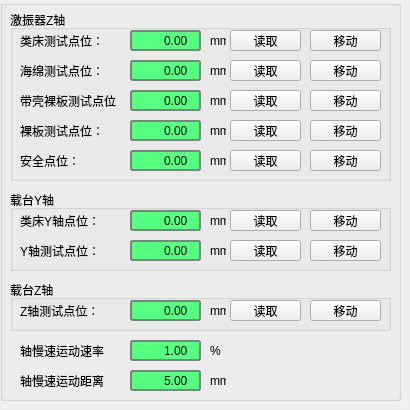
   <widget class="QWidget" name="platform">
    <attribute name="title">
     <string>传感器载台机构</string>
    </attribute>
    <widget class="QGroupBox" name="groupBox_3">
     <property name="geometry">
      <rect>
       <x>0</x>
       <y>0</y>
       <width>401</width>
       <height>401</height>
      </rect>
     </property>
     <property name="title">
      <string/>
     </property>
     <widget class="QGroupBox" name="groupBox_4">
      <property name="geometry">
       <rect>
        <x>10</x>
        <y>10</y>
        <width>381</width>
        <height>171</height>
       </rect>
      </property>
      <property name="title">
       <string>激振器Z轴</string>
      </property>
      <widget class="QDoubleSpinBox" name="pos_bed">
       <property name="geometry">
        <rect>
         <x>120</x>
         <y>20</y>
         <width>71</width>
         <height>21</height>
        </rect>
       </property>
       <property name="styleSheet">
        <string notr="true">QDoubleSpinBox {
    border: 2px solid gray;
    border-radius: 3px;
    padding: 0 8px;
    background: rgb(85, 255, 127);
    selection-background-color: darkgray;
}
</string>
       </property>
       <property name="alignment">
        <set>Qt::AlignRight|Qt::AlignTrailing|Qt::AlignVCenter</set>
       </property>
       <property name="buttonSymbols">
        <enum>QAbstractSpinBox::NoButtons</enum>
       </property>
       <property name="minimum">
        <double>-1000.000000000000000</double>
       </property>
       <property name="maximum">
        <double>1000.000000000000000</double>
       </property>
      </widget>
      <widget class="QLabel" name="label">
       <property name="geometry">
        <rect>
         <x>10</x>
         <y>20</y>
         <width>101</width>
         <height>21</height>
        </rect>
       </property>
       <property name="text">
        <string>类床测试点位：</string>
       </property>
      </widget>
      <widget class="QLabel" name="label_2">
       <property name="geometry">
        <rect>
         <x>200</x>
         <y>20</y>
         <width>16</width>
         <height>21</height>
        </rect>
       </property>
       <property name="text">
        <string>mm</string>
       </property>
      </widget>
      <widget class="QPushButton" name="read_pos_bed">
       <property name="geometry">
        <rect>
         <x>220</x>
         <y>20</y>
         <width>71</width>
         <height>21</height>
        </rect>
       </property>
       <property name="styleSheet">
        <string notr="true">QPushButton {    
    border-radius: 7.5px;
    background-color: #00bcd4;
	font: 75 9pt &quot;黑体&quot;;
	color: white;
}

QPushButton:hover{
	background-color: #03a9f4;
	color: white;
}

QPushButton:pressed{
	background-color: #2196f3;
    border-style: inset;
}2196f3</string>
       </property>
       <property name="text">
        <string>读取</string>
       </property>
      </widget>
      <widget class="QPushButton" name="move_pos_bed">
       <property name="geometry">
        <rect>
         <x>300</x>
         <y>20</y>
         <width>71</width>
         <height>21</height>
        </rect>
       </property>
       <property name="styleSheet">
        <string notr="true">QPushButton {    
    border-radius: 7.5px;
    background-color: #00bcd4;
	font: 75 9pt &quot;黑体&quot;;
	color: white;
}

QPushButton:hover{
	background-color: #03a9f4;
	color: white;
}

QPushButton:pressed{
	background-color: #2196f3;
    border-style: inset;
}2196f3</string>
       </property>
       <property name="text">
        <string>移动</string>
       </property>
      </widget>
      <widget class="QPushButton" name="read_pos_sponge">
       <property name="geometry">
        <rect>
         <x>220</x>
         <y>50</y>
         <width>71</width>
         <height>21</height>
        </rect>
       </property>
       <property name="styleSheet">
        <string notr="true">QPushButton {    
    border-radius: 7.5px;
    background-color: #00bcd4;
	font: 75 9pt &quot;黑体&quot;;
	color: white;
}

QPushButton:hover{
	background-color: #03a9f4;
	color: white;
}

QPushButton:pressed{
	background-color: #2196f3;
    border-style: inset;
}2196f3</string>
       </property>
       <property name="text">
        <string>读取</string>
       </property>
      </widget>
      <widget class="QPushButton" name="move_pos_sponge">
       <property name="geometry">
        <rect>
         <x>300</x>
         <y>50</y>
         <width>71</width>
         <height>21</height>
        </rect>
       </property>
       <property name="styleSheet">
        <string notr="true">QPushButton {    
    border-radius: 7.5px;
    background-color: #00bcd4;
	font: 75 9pt &quot;黑体&quot;;
	color: white;
}

QPushButton:hover{
	background-color: #03a9f4;
	color: white;
}

QPushButton:pressed{
	background-color: #2196f3;
    border-style: inset;
}2196f3</string>
       </property>
       <property name="text">
        <string>移动</string>
       </property>
      </widget>
      <widget class="QLabel" name="label_29">
       <property name="geometry">
        <rect>
         <x>10</x>
         <y>50</y>
         <width>101</width>
         <height>21</height>
        </rect>
       </property>
       <property name="text">
        <string>海绵测试点位：</string>
       </property>
      </widget>
      <widget class="QDoubleSpinBox" name="pos_sponge">
       <property name="geometry">
        <rect>
         <x>120</x>
         <y>50</y>
         <width>71</width>
         <height>21</height>
        </rect>
       </property>
       <property name="styleSheet">
        <string notr="true">QDoubleSpinBox {
    border: 2px solid gray;
    border-radius: 3px;
    padding: 0 8px;
    background: rgb(85, 255, 127);
    selection-background-color: darkgray;
}
</string>
       </property>
       <property name="alignment">
        <set>Qt::AlignRight|Qt::AlignTrailing|Qt::AlignVCenter</set>
       </property>
       <property name="buttonSymbols">
        <enum>QAbstractSpinBox::NoButtons</enum>
       </property>
       <property name="minimum">
        <double>-1000.000000000000000</double>
       </property>
       <property name="maximum">
        <double>1000.000000000000000</double>
       </property>
      </widget>
      <widget class="QLabel" name="label_39">
       <property name="geometry">
        <rect>
         <x>200</x>
         <y>50</y>
         <width>16</width>
         <height>21</height>
        </rect>
       </property>
       <property name="text">
        <string>mm</string>
       </property>
      </widget>
      <widget class="QPushButton" name="read_pos_shell">
       <property name="geometry">
        <rect>
         <x>220</x>
         <y>80</y>
         <width>71</width>
         <height>21</height>
        </rect>
       </property>
       <property name="styleSheet">
        <string notr="true">QPushButton {    
    border-radius: 7.5px;
    background-color: #00bcd4;
	font: 75 9pt &quot;黑体&quot;;
	color: white;
}

QPushButton:hover{
	background-color: #03a9f4;
	color: white;
}

QPushButton:pressed{
	background-color: #2196f3;
    border-style: inset;
}2196f3</string>
       </property>
       <property name="text">
        <string>读取</string>
       </property>
      </widget>
      <widget class="QPushButton" name="move_pos_shell">
       <property name="geometry">
        <rect>
         <x>300</x>
         <y>80</y>
         <width>71</width>
         <height>21</height>
        </rect>
       </property>
       <property name="styleSheet">
        <string notr="true">QPushButton {    
    border-radius: 7.5px;
    background-color: #00bcd4;
	font: 75 9pt &quot;黑体&quot;;
	color: white;
}

QPushButton:hover{
	background-color: #03a9f4;
	color: white;
}

QPushButton:pressed{
	background-color: #2196f3;
    border-style: inset;
}2196f3</string>
       </property>
       <property name="text">
        <string>移动</string>
       </property>
      </widget>
      <widget class="QLabel" name="label_64">
       <property name="geometry">
        <rect>
         <x>10</x>
         <y>80</y>
         <width>101</width>
         <height>21</height>
        </rect>
       </property>
       <property name="text">
        <string>带壳裸板测试点位：</string>
       </property>
      </widget>
      <widget class="QDoubleSpinBox" name="pos_shell">
       <property name="geometry">
        <rect>
         <x>120</x>
         <y>80</y>
         <width>71</width>
         <height>21</height>
        </rect>
       </property>
       <property name="styleSheet">
        <string notr="true">QDoubleSpinBox {
    border: 2px solid gray;
    border-radius: 3px;
    padding: 0 8px;
    background: rgb(85, 255, 127);
    selection-background-color: darkgray;
}
</string>
       </property>
       <property name="alignment">
        <set>Qt::AlignRight|Qt::AlignTrailing|Qt::AlignVCenter</set>
       </property>
       <property name="buttonSymbols">
        <enum>QAbstractSpinBox::NoButtons</enum>
       </property>
       <property name="minimum">
        <double>-1000.000000000000000</double>
       </property>
       <property name="maximum">
        <double>1000.000000000000000</double>
       </property>
      </widget>
      <widget class="QLabel" name="label_65">
       <property name="geometry">
        <rect>
         <x>200</x>
         <y>80</y>
         <width>16</width>
         <height>21</height>
        </rect>
       </property>
       <property name="text">
        <string>mm</string>
       </property>
      </widget>
      <widget class="QPushButton" name="read_pos_bare">
       <property name="geometry">
        <rect>
         <x>220</x>
         <y>110</y>
         <width>71</width>
         <height>21</height>
        </rect>
       </property>
       <property name="styleSheet">
        <string notr="true">QPushButton {    
    border-radius: 7.5px;
    background-color: #00bcd4;
	font: 75 9pt &quot;黑体&quot;;
	color: white;
}

QPushButton:hover{
	background-color: #03a9f4;
	color: white;
}

QPushButton:pressed{
	background-color: #2196f3;
    border-style: inset;
}2196f3</string>
       </property>
       <property name="text">
        <string>读取</string>
       </property>
      </widget>
      <widget class="QPushButton" name="move_pos_bare">
       <property name="geometry">
        <rect>
         <x>300</x>
         <y>110</y>
         <width>71</width>
         <height>21</height>
        </rect>
       </property>
       <property name="styleSheet">
        <string notr="true">QPushButton {    
    border-radius: 7.5px;
    background-color: #00bcd4;
	font: 75 9pt &quot;黑体&quot;;
	color: white;
}

QPushButton:hover{
	background-color: #03a9f4;
	color: white;
}

QPushButton:pressed{
	background-color: #2196f3;
    border-style: inset;
}2196f3</string>
       </property>
       <property name="text">
        <string>移动</string>
       </property>
      </widget>
      <widget class="QLabel" name="label_66">
       <property name="geometry">
        <rect>
         <x>10</x>
         <y>110</y>
         <width>101</width>
         <height>21</height>
        </rect>
       </property>
       <property name="text">
        <string>裸板测试点位：</string>
       </property>
      </widget>
      <widget class="QDoubleSpinBox" name="pos_bare">
       <property name="geometry">
        <rect>
         <x>120</x>
         <y>110</y>
         <width>71</width>
         <height>21</height>
        </rect>
       </property>
       <property name="styleSheet">
        <string notr="true">QDoubleSpinBox {
    border: 2px solid gray;
    border-radius: 3px;
    padding: 0 8px;
    background: rgb(85, 255, 127);
    selection-background-color: darkgray;
}
</string>
       </property>
       <property name="alignment">
        <set>Qt::AlignRight|Qt::AlignTrailing|Qt::AlignVCenter</set>
       </property>
       <property name="buttonSymbols">
        <enum>QAbstractSpinBox::NoButtons</enum>
       </property>
       <property name="minimum">
        <double>-1000.000000000000000</double>
       </property>
       <property name="maximum">
        <double>1000.000000000000000</double>
       </property>
      </widget>
      <widget class="QLabel" name="label_67">
       <property name="geometry">
        <rect>
         <x>200</x>
         <y>110</y>
         <width>16</width>
         <height>21</height>
        </rect>
       </property>
       <property name="text">
        <string>mm</string>
       </property>
      </widget>
      <widget class="QDoubleSpinBox" name="pos_safe">
       <property name="geometry">
        <rect>
         <x>120</x>
         <y>140</y>
         <width>71</width>
         <height>21</height>
        </rect>
       </property>
       <property name="styleSheet">
        <string notr="true">QDoubleSpinBox {
    border: 2px solid gray;
    border-radius: 3px;
    padding: 0 8px;
    background: rgb(85, 255, 127);
    selection-background-color: darkgray;
}
</string>
       </property>
       <property name="alignment">
        <set>Qt::AlignRight|Qt::AlignTrailing|Qt::AlignVCenter</set>
       </property>
       <property name="buttonSymbols">
        <enum>QAbstractSpinBox::NoButtons</enum>
       </property>
       <property name="minimum">
        <double>-1000.000000000000000</double>
       </property>
       <property name="maximum">
        <double>1000.000000000000000</double>
       </property>
      </widget>
      <widget class="QPushButton" name="move_safe">
       <property name="geometry">
        <rect>
         <x>300</x>
         <y>140</y>
         <width>71</width>
         <height>21</height>
        </rect>
       </property>
       <property name="styleSheet">
        <string notr="true">QPushButton {    
    border-radius: 7.5px;
    background-color: #00bcd4;
	font: 75 9pt &quot;黑体&quot;;
	color: white;
}

QPushButton:hover{
	background-color: #03a9f4;
	color: white;
}

QPushButton:pressed{
	background-color: #2196f3;
    border-style: inset;
}2196f3</string>
       </property>
       <property name="text">
        <string>移动</string>
       </property>
      </widget>
      <widget class="QLabel" name="label_76">
       <property name="geometry">
        <rect>
         <x>200</x>
         <y>140</y>
         <width>16</width>
         <height>21</height>
        </rect>
       </property>
       <property name="text">
        <string>mm</string>
       </property>
      </widget>
      <widget class="QLabel" name="label_77">
       <property name="geometry">
        <rect>
         <x>10</x>
         <y>140</y>
         <width>101</width>
         <height>21</height>
        </rect>
       </property>
       <property name="text">
        <string>安全点位：</string>
       </property>
      </widget>
      <widget class="QPushButton" name="read_safe">
       <property name="geometry">
        <rect>
         <x>220</x>
         <y>140</y>
         <width>71</width>
         <height>21</height>
        </rect>
       </property>
       <property name="styleSheet">
        <string notr="true">QPushButton {    
    border-radius: 7.5px;
    background-color: #00bcd4;
	font: 75 9pt &quot;黑体&quot;;
	color: white;
}

QPushButton:hover{
	background-color: #03a9f4;
	color: white;
}

QPushButton:pressed{
	background-color: #2196f3;
    border-style: inset;
}2196f3</string>
       </property>
       <property name="text">
        <string>读取</string>
       </property>
      </widget>
     </widget>
     <widget class="QGroupBox" name="groupBox_8">
      <property name="geometry">
       <rect>
        <x>10</x>
        <y>190</y>
        <width>381</width>
        <height>81</height>
       </rect>
      </property>
      <property name="title">
       <string>载台Y轴</string>
      </property>
      <widget class="QDoubleSpinBox" name="pos_bed_y">
       <property name="geometry">
        <rect>
         <x>120</x>
         <y>20</y>
         <width>71</width>
         <height>21</height>
        </rect>
       </property>
       <property name="styleSheet">
        <string notr="true">QDoubleSpinBox {
    border: 2px solid gray;
    border-radius: 3px;
    padding: 0 8px;
    background: rgb(85, 255, 127);
    selection-background-color: darkgray;
}
</string>
       </property>
       <property name="alignment">
        <set>Qt::AlignRight|Qt::AlignTrailing|Qt::AlignVCenter</set>
       </property>
       <property name="buttonSymbols">
        <enum>QAbstractSpinBox::NoButtons</enum>
       </property>
       <property name="minimum">
        <double>-1000.000000000000000</double>
       </property>
       <property name="maximum">
        <double>1000.000000000000000</double>
       </property>
      </widget>
      <widget class="QLabel" name="label_68">
       <property name="geometry">
        <rect>
         <x>10</x>
         <y>20</y>
         <width>101</width>
         <height>21</height>
        </rect>
       </property>
       <property name="text">
        <string>类床Y轴点位：</string>
       </property>
      </widget>
      <widget class="QLabel" name="label_69">
       <property name="geometry">
        <rect>
         <x>200</x>
         <y>20</y>
         <width>16</width>
         <height>21</height>
        </rect>
       </property>
       <property name="text">
        <string>mm</string>
       </property>
      </widget>
      <widget class="QPushButton" name="read_pos_bed_y">
       <property name="geometry">
        <rect>
         <x>220</x>
         <y>20</y>
         <width>71</width>
         <height>21</height>
        </rect>
       </property>
       <property name="styleSheet">
        <string notr="true">QPushButton {    
    border-radius: 7.5px;
    background-color: #00bcd4;
	font: 75 9pt &quot;黑体&quot;;
	color: white;
}

QPushButton:hover{
	background-color: #03a9f4;
	color: white;
}

QPushButton:pressed{
	background-color: #2196f3;
    border-style: inset;
}2196f3</string>
       </property>
       <property name="text">
        <string>读取</string>
       </property>
      </widget>
      <widget class="QPushButton" name="move_pos_bed_y">
       <property name="geometry">
        <rect>
         <x>300</x>
         <y>20</y>
         <width>71</width>
         <height>21</height>
        </rect>
       </property>
       <property name="styleSheet">
        <string notr="true">QPushButton {    
    border-radius: 7.5px;
    background-color: #00bcd4;
	font: 75 9pt &quot;黑体&quot;;
	color: white;
}

QPushButton:hover{
	background-color: #03a9f4;
	color: white;
}

QPushButton:pressed{
	background-color: #2196f3;
    border-style: inset;
}2196f3</string>
       </property>
       <property name="text">
        <string>移动</string>
       </property>
      </widget>
      <widget class="QPushButton" name="read_pos_y">
       <property name="geometry">
        <rect>
         <x>220</x>
         <y>50</y>
         <width>71</width>
         <height>21</height>
        </rect>
       </property>
       <property name="styleSheet">
        <string notr="true">QPushButton {    
    border-radius: 7.5px;
    background-color: #00bcd4;
	font: 75 9pt &quot;黑体&quot;;
	color: white;
}

QPushButton:hover{
	background-color: #03a9f4;
	color: white;
}

QPushButton:pressed{
	background-color: #2196f3;
    border-style: inset;
}2196f3</string>
       </property>
       <property name="text">
        <string>读取</string>
       </property>
      </widget>
      <widget class="QPushButton" name="move_pos_y">
       <property name="geometry">
        <rect>
         <x>300</x>
         <y>50</y>
         <width>71</width>
         <height>21</height>
        </rect>
       </property>
       <property name="styleSheet">
        <string notr="true">QPushButton {    
    border-radius: 7.5px;
    background-color: #00bcd4;
	font: 75 9pt &quot;黑体&quot;;
	color: white;
}

QPushButton:hover{
	background-color: #03a9f4;
	color: white;
}

QPushButton:pressed{
	background-color: #2196f3;
    border-style: inset;
}2196f3</string>
       </property>
       <property name="text">
        <string>移动</string>
       </property>
      </widget>
      <widget class="QLabel" name="label_70">
       <property name="geometry">
        <rect>
         <x>10</x>
         <y>50</y>
         <width>101</width>
         <height>21</height>
        </rect>
       </property>
       <property name="text">
        <string>Y轴测试点位：</string>
       </property>
      </widget>
      <widget class="QDoubleSpinBox" name="pos_y">
       <property name="geometry">
        <rect>
         <x>120</x>
         <y>50</y>
         <width>71</width>
         <height>21</height>
        </rect>
       </property>
       <property name="styleSheet">
        <string notr="true">QDoubleSpinBox {
    border: 2px solid gray;
    border-radius: 3px;
    padding: 0 8px;
    background: rgb(85, 255, 127);
    selection-background-color: darkgray;
}
</string>
       </property>
       <property name="alignment">
        <set>Qt::AlignRight|Qt::AlignTrailing|Qt::AlignVCenter</set>
       </property>
       <property name="buttonSymbols">
        <enum>QAbstractSpinBox::NoButtons</enum>
       </property>
       <property name="minimum">
        <double>-1000.000000000000000</double>
       </property>
       <property name="maximum">
        <double>1000.000000000000000</double>
       </property>
      </widget>
      <widget class="QLabel" name="label_71">
       <property name="geometry">
        <rect>
         <x>200</x>
         <y>50</y>
         <width>16</width>
         <height>21</height>
        </rect>
       </property>
       <property name="text">
        <string>mm</string>
       </property>
      </widget>
     </widget>
     <widget class="QDoubleSpinBox" name="ratio_slowly">
      <property name="geometry">
       <rect>
        <x>130</x>
        <y>340</y>
        <width>71</width>
        <height>21</height>
       </rect>
      </property>
      <property name="styleSheet">
       <string notr="true">QDoubleSpinBox {
    border: 2px solid gray;
    border-radius: 3px;
    padding: 0 8px;
    background: rgb(85, 255, 127);
    selection-background-color: darkgray;
}
QDoubleSpinBox {
    border: 2px solid gray;
    border-radius: 3px;
    padding: 0 8px;
    background: rgb(85, 255, 127);
    selection-background-color: darkgray;
}
</string>
      </property>
      <property name="alignment">
       <set>Qt::AlignRight|Qt::AlignTrailing|Qt::AlignVCenter</set>
      </property>
      <property name="buttonSymbols">
       <enum>QAbstractSpinBox::NoButtons</enum>
      </property>
      <property name="minimum">
       <double>1.000000000000000</double>
      </property>
      <property name="maximum">
       <double>100.000000000000000</double>
      </property>
     </widget>
     <widget class="QLabel" name="label_72">
      <property name="geometry">
       <rect>
        <x>20</x>
        <y>340</y>
        <width>101</width>
        <height>21</height>
       </rect>
      </property>
      <property name="text">
       <string>轴慢速运动速率</string>
      </property>
     </widget>
     <widget class="QLabel" name="label_73">
      <property name="geometry">
       <rect>
        <x>210</x>
        <y>340</y>
        <width>21</width>
        <height>21</height>
       </rect>
      </property>
      <property name="text">
       <string>%</string>
      </property>
     </widget>
     <widget class="QLabel" name="label_74">
      <property name="geometry">
       <rect>
        <x>20</x>
        <y>370</y>
        <width>101</width>
        <height>21</height>
       </rect>
      </property>
      <property name="text">
       <string>轴慢速运动距离</string>
      </property>
     </widget>
     <widget class="QDoubleSpinBox" name="move_distance">
      <property name="geometry">
       <rect>
        <x>130</x>
        <y>370</y>
        <width>71</width>
        <height>21</height>
       </rect>
      </property>
      <property name="styleSheet">
       <string notr="true">QDoubleSpinBox {
    border: 2px solid gray;
    border-radius: 3px;
    padding: 0 8px;
    background: rgb(85, 255, 127);
    selection-background-color: darkgray;
}
QDoubleSpinBox {
    border: 2px solid gray;
    border-radius: 3px;
    padding: 0 8px;
    background: rgb(85, 255, 127);
    selection-background-color: darkgray;
}
</string>
      </property>
      <property name="alignment">
       <set>Qt::AlignRight|Qt::AlignTrailing|Qt::AlignVCenter</set>
      </property>
      <property name="buttonSymbols">
       <enum>QAbstractSpinBox::NoButtons</enum>
      </property>
      <property name="minimum">
       <double>0.000000000000000</double>
      </property>
      <property name="maximum">
       <double>100.000000000000000</double>
      </property>
      <property name="value">
       <double>5.000000000000000</double>
      </property>
     </widget>
     <widget class="QLabel" name="label_75">
      <property name="geometry">
       <rect>
        <x>210</x>
        <y>370</y>
        <width>16</width>
        <height>21</height>
       </rect>
      </property>
      <property name="text">
       <string>mm</string>
      </property>
     </widget>
     <widget class="QGroupBox" name="groupBox_9">
      <property name="geometry">
       <rect>
        <x>10</x>
        <y>280</y>
        <width>381</width>
        <height>51</height>
       </rect>
      </property>
      <property name="title">
       <string>载台Z轴</string>
      </property>
      <widget class="QDoubleSpinBox" name="pos_z">
       <property name="geometry">
        <rect>
         <x>120</x>
         <y>20</y>
         <width>71</width>
         <height>21</height>
        </rect>
       </property>
       <property name="styleSheet">
        <string notr="true">QDoubleSpinBox {
    border: 2px solid gray;
    border-radius: 3px;
    padding: 0 8px;
    background: rgb(85, 255, 127);
    selection-background-color: darkgray;
}
</string>
       </property>
       <property name="alignment">
        <set>Qt::AlignRight|Qt::AlignTrailing|Qt::AlignVCenter</set>
       </property>
       <property name="buttonSymbols">
        <enum>QAbstractSpinBox::NoButtons</enum>
       </property>
       <property name="minimum">
        <double>-1000.000000000000000</double>
       </property>
       <property name="maximum">
        <double>1000.000000000000000</double>
       </property>
      </widget>
      <widget class="QLabel" name="label_78">
       <property name="geometry">
        <rect>
         <x>10</x>
         <y>20</y>
         <width>101</width>
         <height>21</height>
        </rect>
       </property>
       <property name="text">
        <string>Z轴测试点位：</string>
       </property>
      </widget>
      <widget class="QLabel" name="label_79">
       <property name="geometry">
        <rect>
         <x>200</x>
         <y>20</y>
         <width>16</width>
         <height>21</height>
        </rect>
       </property>
       <property name="text">
        <string>mm</string>
       </property>
      </widget>
      <widget class="QPushButton" name="read_pos_z">
       <property name="geometry">
        <rect>
         <x>220</x>
         <y>20</y>
         <width>71</width>
         <height>21</height>
        </rect>
       </property>
       <property name="styleSheet">
        <string notr="true">QPushButton {    
    border-radius: 7.5px;
    background-color: #00bcd4;
	font: 75 9pt &quot;黑体&quot;;
	color: white;
}

QPushButton:hover{
	background-color: #03a9f4;
	color: white;
}

QPushButton:pressed{
	background-color: #2196f3;
    border-style: inset;
}2196f3</string>
       </property>
       <property name="text">
        <string>读取</string>
       </property>
      </widget>
      <widget class="QPushButton" name="move_pos_z">
       <property name="geometry">
        <rect>
         <x>300</x>
         <y>20</y>
         <width>71</width>
         <height>21</height>
        </rect>
       </property>
       <property name="styleSheet">
        <string notr="true">QPushButton {    
    border-radius: 7.5px;
    background-color: #00bcd4;
	font: 75 9pt &quot;黑体&quot;;
	color: white;
}

QPushButton:hover{
	background-color: #03a9f4;
	color: white;
}

QPushButton:pressed{
	background-color: #2196f3;
    border-style: inset;
}2196f3</string>
       </property>
       <property name="text">
        <string>移动</string>
       </property>
      </widget>
     </widget>
    </widget>
   </widget>
